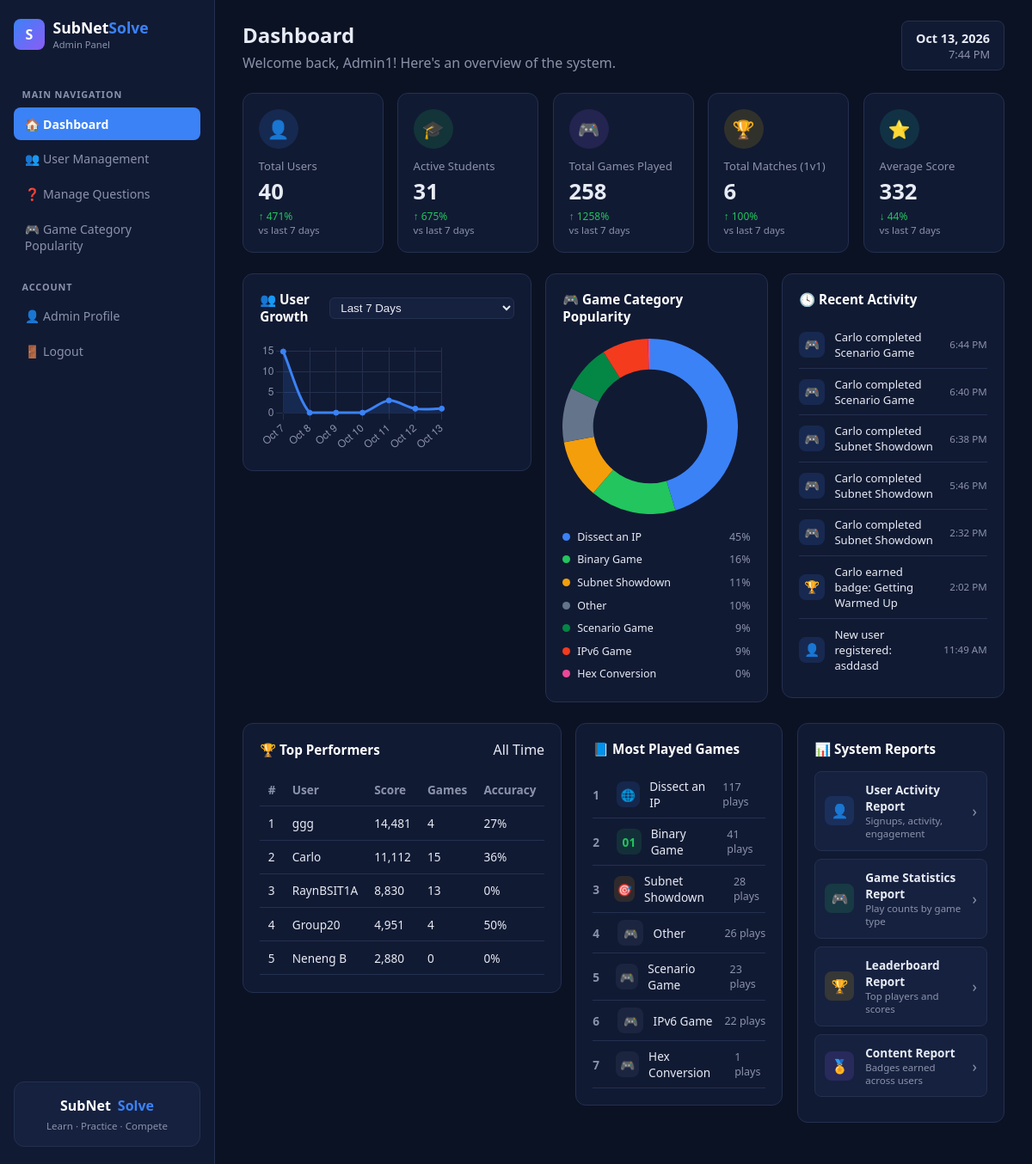
Page /admin/dashboard.php (signed in) on the committed database.
### tables this page shows
CREATE TABLE `scores` (
  `id` int(11) NOT NULL,
  `user_id` int(11) NOT NULL,
  `match_id` int(11) DEFAULT NULL,
  `game_type` varchar(50) NOT NULL DEFAULT 'general',
  `points` int(11) NOT NULL DEFAULT 0,
  `played_at` datetime NOT NULL,
  `correct_count` int(11) NOT NULL DEFAULT 0
);

CREATE TABLE `user_progress` (
  `user_id` int(11) NOT NULL,
  `level` int(11) NOT NULL DEFAULT 1,
  `career_xp` int(11) NOT NULL DEFAULT 0,
  `total_xp` int(11) NOT NULL DEFAULT 0,
  `xp_to_next_level` int(11) NOT NULL DEFAULT 500,
  `lessons_completed` int(11) NOT NULL DEFAULT 0,
  `quizzes_completed` int(11) NOT NULL DEFAULT 0,
  `total_correct` int(11) NOT NULL DEFAULT 0,
  `total_wrong` int(11) NOT NULL DEFAULT 0,
  `current_streak` int(11) NOT NULL DEFAULT 0,
  `last_activity_date` date DEFAULT NULL,
  `last_daily_challenge_date` date DEFAULT NULL
);

CREATE TABLE `users` (
  `id` int(11) NOT NULL,
  `username` varchar(50) NOT NULL,
  `email` varchar(100) NOT NULL,
  `password` varchar(255) NOT NULL,
  `avatar` varchar(30) NOT NULL DEFAULT 'fox',
  `is_admin` tinyint(1) NOT NULL DEFAULT 0,
  `created_at` datetime NOT NULL
);

### admin/dashboard.php (the view, shortened to what the rows shown need)
<?php
require "../config.php";
function scalar($conn, $sql) {
    $r = mysqli_query($conn, $sql);
    $row = mysqli_fetch_row($r);
    return $row ? (float) $row[0] : 0;
}
function get_user_growth_dataset($conn, $growthRange) {
    $growthLabels = [];
    $growthData = [];
    $anchorDate = "2026-09-26";
    switch ($growthRange) {
        case "7_days":
        default:
            $numDays = 7;
            break;
    }
    for ($i = $numDays - 1; $i >= 0; $i--) {
        $day = date("Y-m-d", strtotime("-$i days"));
        $count = scalar($conn, "SELECT COUNT(*) FROM users WHERE DATE(created_at) = '$day'");
        $growthLabels[] = date("M j", strtotime($day));
        $growthData[] = (int) $count;
    }
    return ["labels" => $growthLabels, "data" => $growthData];
}
$initialGrowth = get_user_growth_dataset($conn, "7_days");
$growthLabels = $initialGrowth["labels"];
$growthData = $initialGrowth["data"];
$categoryMap = [
    "subnet_dissect_practice" => "Dissect an IP",
    "subnet_dissect_timed"    => "Dissect an IP",
    "binary_practice"         => "Binary Game",
    "binary_game"             => "Binary Game",
    "binary_timed"            => "Binary Game",
    "hex_practice"            => "Hex Conversion",
    "hex_game"                => "Hex Conversion",
    "hex_timed"               => "Hex Conversion",
    "ipv6_practice"           => "IPv6 Game",
    "ipv6_game"               => "IPv6 Game",
    "ipv6_timed"              => "IPv6 Game",
    "showdown_practice"       => "Subnet Showdown",
    "showdown_timed"          => "Subnet Showdown",
    "subnet_showdown"         => "Subnet Showdown",
    "scenario_practice"       => "Scenario Game",
    "scenario_game"           => "Scenario Game",
    "scenario_timed"          => "Scenario Game",
    "multiplayer_1v1"         => "Multiplayer 1v1",
    "match_1v1"               => "Multiplayer 1v1",
];
$categoryColors = ["Dissect an IP" => "#3b82f6", "Binary Game" => "#22c55e", "Hex Conversion" => "#ec4899", "IPv6 Game" => "#f43b1e", "Subnet Showdown" => "#f59e0b", "Scenario Game" => "#048645", "Multiplayer 1v1" => "#8b5cf6", "Other" => "#64748b"];
$rawCounts = [];
$typeResult = mysqli_query($conn, "SELECT game_type, COUNT(*) AS c FROM scores GROUP BY game_type");
while ($row = mysqli_fetch_assoc($typeResult)) {
    $label = $categoryMap[$row["game_type"]] ?? "Other";
    $rawCounts[$label] = ($rawCounts[$label] ?? 0) + (int) $row["c"];
}
arsort($rawCounts);
$categoryTotal = array_sum($rawCounts) ?: 1;
$r = mysqli_query($conn, "SELECT u.username, s.played_at AS ts, s.game_type FROM scores s JOIN users u ON u.id = s.user_id ORDER BY s.played_at DESC LIMIT 5");
while ($row = mysqli_fetch_assoc($r)) {
    $label = $categoryMap[$row["game_type"]] ?? $row["game_type"];
}
$topPerformers = mysqli_fetch_all(mysqli_query($conn, "SELECT u.username, u.avatar, up.career_xp, up.quizzes_completed, up.total_correct, up.total_wrong
    FROM user_progress up JOIN users u ON u.id = up.user_id
    ORDER BY up.career_xp DESC LIMIT 5"), MYSQLI_ASSOC);
$moduleIcons = ["Dissect an IP" => ["🌐", "#3b82f6"], "Binary Game" => ["01", "#22c55e"], "Subnet Showdown" => ["🎯", "#f59e0b"], "Multiplayer 1v1" => ["⚔️", "#8b5cf6"], "Other" => ["🎮", "#64748b"]];
?>
<!DOCTYPE html>
<html lang="en">
<head>
    <link rel="stylesheet" href="../dash.css">
    <link rel="stylesheet" href="../game.css">
    <link rel="stylesheet" href="../admin.css">
</head>
<body>
<div class="admin-layout
```">
    <aside class="admin-sidebar">
        <div class="brand" style="margin-bottom:1.5rem;">
            <div>
                <h1>SubNet<span>Solve</span></h1>
            </div>
        </div>
    </aside>
    <main class="admin-main">
        <div class="admin-topbar">
            <div>
                <h2 style="margin:0 0 0.3rem;">Dashboard</h2>
            </div>
        </div>
        <div class="admin-panels-row">
            <div class="admin-panel">
                <div style="margin-top:0.8rem;">
                    <?php foreach ($rawCounts as $label => $count):
                        $pct = round(($count / $categoryTotal) * 100);
                        $color = $categoryColors[$label] ?? $categoryColors["Other"];
                    ?>
                        <div class="legend-row"><span class="legend-dot" style="background:<?= $color ?>;"></span><?= htmlspecialchars($label) ?><span class="pct"><?= $pct ?>%</span></div>
                    <?php endforeach; ?>
                </div>
            </div>
        </div>
        <div class="admin-bottom-row">
            <div class="admin-panel">
                <?php if (empty($topPerformers)): ?>
                    <p style="color:var(--text-dim); font-size:0.82rem;">No players yet.</p>
                <?php else: ?>
                <table class="admin-table">
                    <tr><th>#</th><th>User</th><th>Score</th><th>Games</th><th>Accuracy</th></tr>
                    <?php foreach ($topPerformers as $i => $p):
                        $total = $p["total_correct"] + $p["total_wrong"];
                        $acc = $total > 0 ? round(($p["total_correct"] / $total) * 100) : 0;
                    ?>
                        <tr>
                            <td><?= $i + 1 ?></td>
                            <td><?= htmlspecialchars($p["username"]) ?></td>
                            <td><?= number_format($p["career_xp"]) ?></td>
                            <td><?= $p["quizzes_completed"] ?></td>
                            <td><?= $acc ?>%</td>
                        </tr>
                    <?php endforeach; ?>
                </table>
                <?php endif; ?>
            </div>
            <div class="admin-panel">
                <?php if (empty($rawCounts)): ?>
                    <p style="color:var(--text-dim); font-size:0.82rem;">No data yet.</p>
                <?php else: ?>
                    <?php $rank = 1; foreach ($rawCounts as $label => $count):
                        [$icon, $color] = $moduleIcons[$label] ?? $moduleIcons["Other"];
                    ?>
                        <div class="module-row">
                            <div class="module-rank"><?= $rank++ ?></div>
                            <div class="module-icon" style="background:<?= $color ?>22; color:<?= $color ?>;"><?= $icon ?></div>
                            <div><?= htmlspecialchars($label) ?></div>
                            <div class="module-plays"><?= number_format($count) ?> plays</div>
                        </div>
                    <?php endforeach; ?>
                <?php endif; ?>
            </div>
        </div>
    </main>
</div>
<script>
// Initialize Chart instance
const growthChartCtx = document.getElementById("growthChart").getContext("2d");
let growthChart = new Chart(growthChartCtx, {
    type: "line",
    data: {
        labels: <?= json_encode($growthLabels) ?>,
        datasets: [{
            data: <?= json_encode($growthData) ?>,
            borderColor: "#3b82f6",
            backgroundColor: "rgba(59,130,246,0.15)",
            fill: true,
            tension: 0.3,
            pointBackgroundColor: "#3b82f6",
        }]
    },
    options: {
        plugins: { legend: { display: false } },
        scales: {
            x: { ticks: { color: "#8b93ab" }, grid: { color: "#23304f" } },
            y: { ticks: { color: "#8b93ab", precision: 0 }, grid: { color: "#23304f" }, beginAtZero: true }
        }
    }
});
// Dynamic Update via AJAX (no full page reload)
document.getElementById("growthRangeSelect").addEventListener("change", function() {
    const selectedRange = this.value;
    fetch(`dashboard.php?ajax_growth=1&growth_range=${selectedRange}`)
        .then(response => response.json())
        .then(data => {
            growthChart.data.labels = data.labels;
            growthChart.data.datasets[0].data = data.data;
            growthChart.update();
        })
        .catch(error => console.error("Error updating growth chart:", error));
});
new Chart(document.getElementById("categoryChart"), {
    type: "doughnut",
    data: {
        labels: <?= json_encode(array_keys($rawCounts)) ?>,
        datasets: [{
            data: <?= json_encode(array_values($rawCounts)) ?>,
            backgroundColor: <?= json_encode(array_map(fn($l) => $categoryColors[$l] ?? $categoryColors["Other"], array_keys($rawCounts))) ?>,
            borderWidth: 0,
        }]
    },
    options: {
        plugins: { legend: { display: false } },
        cutout: "65%"
    }
});
</script>
</body>
</html>

### rows in the picture
scores: game_type "Subnet Showdown", pct "11"
user_progress: user_id.username "ggg", career_xp "14,481", quizzes_completed "4", acc "27"
user_progress: user_id.username "Carlo", career_xp "11,112", quizzes_completed "15", acc "36"
user_progress: user_id.username "RaynBSIT1A", career_xp "8,830", quizzes_completed "13", total_correct "0"
user_progress: user_id.username "Group20", career_xp "4,951", quizzes_completed "4", acc "50"
user_progress: user_id.username "Neneng B", career_xp "2,880", quizzes_completed "0", total_correct "0"

### other values in the picture
$_SESSION["username"] "Admin1"
$totalUsers "40"
abs($usersDelta) "471"
$activeStudents "31"
abs($activeDelta) "675"
$totalGames "258"
abs($gamesDelta) "1258"
$totalMatches "6"
abs($matchesDelta) "100"
$avgScore "332"
abs($avgDelta) "44"
$label "Dissect an IP"
$pct "45"
$label "Binary Game"
$pct "16"
